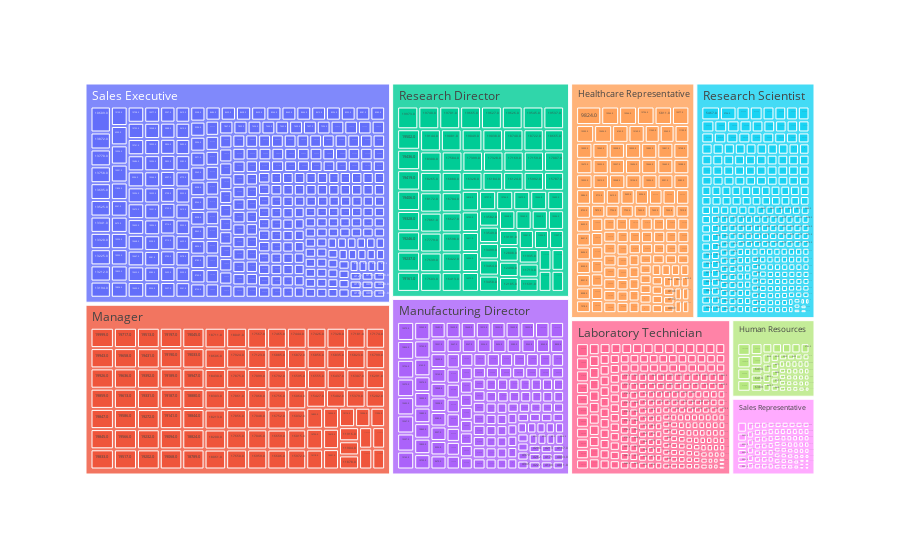

Here is the notebook cell this chart was saved with:
### Code cell
# What is the average monthly income by job role? (sorted by highest income to lowest)
Avg_Sal_Role= df.groupby('JobRole')['MonthlyIncome'].mean().sort_values(ascending=False) #[specify column to calculate], mean is avg, sort values orders it
print (f"\n- Average Monthly Salary by Role (Highest to lowest):\n{Avg_Sal_Role}")

Tree = px.treemap(
    df,
    path = ['JobRole','MonthlyIncome'],
    values = 'MonthlyIncome'
)
Tree.show()

### Figure 1 — Plotly figure (JSON) as saved in the notebook; plotly's stock layout.template omitted (floating-point values rounded to 4 significant figures; data arrays with more than 128 entries replaced by an {"elided": "..."} marker saying what was removed)
{"data": [{"branchvalues": "total", "domain": {"x": [0, 1], "y": [0, 1]}, "hovertemplate": "labels=%{label}<br>MonthlyIncome=%{value}<br>parent=%{parent}<br>id=%{id}<extra></extra>", "ids": {"elided": "1436 str values"}, "labels": {"elided": "1436 str values"}, "name": "", "parents": {"elided": "1436 str values"}, "type": "treemap", "values": {"elided": "1436 float values"}}], "layout": {"legend": {"tracegroupgap": 0}, "margin": {"t": 60}}}
